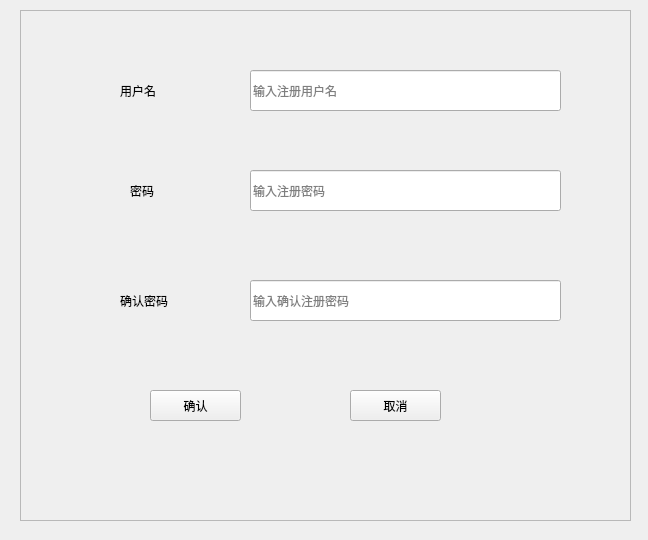
<?xml version="1.0" encoding="UTF-8"?>
<ui version="4.0">
 <class>Register</class>
 <widget class="QWidget" name="Register">
  <property name="geometry">
   <rect>
    <x>0</x>
    <y>0</y>
    <width>648</width>
    <height>540</height>
   </rect>
  </property>
  <property name="windowTitle">
   <string>Form</string>
  </property>
  <widget class="QFrame" name="frame">
   <property name="enabled">
    <bool>true</bool>
   </property>
   <property name="geometry">
    <rect>
     <x>20</x>
     <y>10</y>
     <width>611</width>
     <height>511</height>
    </rect>
   </property>
   <property name="frameShape">
    <enum>QFrame::StyledPanel</enum>
   </property>
   <property name="frameShadow">
    <enum>QFrame::Raised</enum>
   </property>
   <widget class="QLineEdit" name="usernameEdit">
    <property name="geometry">
     <rect>
      <x>230</x>
      <y>60</y>
      <width>311</width>
      <height>41</height>
     </rect>
    </property>
    <property name="styleSheet">
     <string notr="true">font: 12pt &quot;黑体&quot;;</string>
    </property>
    <property name="placeholderText">
     <string>输入注册用户名</string>
    </property>
   </widget>
   <widget class="QLabel" name="usernameLabel">
    <property name="geometry">
     <rect>
      <x>100</x>
      <y>70</y>
      <width>81</width>
      <height>21</height>
     </rect>
    </property>
    <property name="styleSheet">
     <string notr="true">font: 12pt &quot;黑体&quot;;</string>
    </property>
    <property name="text">
     <string>用户名</string>
    </property>
   </widget>
   <widget class="QLineEdit" name="passwordEdit">
    <property name="geometry">
     <rect>
      <x>230</x>
      <y>160</y>
      <width>311</width>
      <height>41</height>
     </rect>
    </property>
    <property name="styleSheet">
     <string notr="true">font: 12pt &quot;黑体&quot;;</string>
    </property>
    <property name="placeholderText">
     <string>输入注册密码</string>
    </property>
   </widget>
   <widget class="QLabel" name="passwordLabel">
    <property name="geometry">
     <rect>
      <x>110</x>
      <y>170</y>
      <width>81</width>
      <height>21</height>
     </rect>
    </property>
    <property name="styleSheet">
     <string notr="true">font: 12pt &quot;黑体&quot;;</string>
    </property>
    <property name="text">
     <string>密码</string>
    </property>
   </widget>
   <widget class="QLabel" name="confirmpasswordLabel">
    <property name="geometry">
     <rect>
      <x>100</x>
      <y>280</y>
      <width>111</width>
      <height>21</height>
     </rect>
    </property>
    <property name="styleSheet">
     <string notr="true">font: 12pt &quot;黑体&quot;;</string>
    </property>
    <property name="text">
     <string>确认密码</string>
    </property>
   </widget>
   <widget class="QLineEdit" name="confirmpasswordEdit">
    <property name="geometry">
     <rect>
      <x>230</x>
      <y>270</y>
      <width>311</width>
      <height>41</height>
     </rect>
    </property>
    <property name="styleSheet">
     <string notr="true">font: 12pt &quot;黑体&quot;;</string>
    </property>
    <property name="placeholderText">
     <string>输入确认注册密码</string>
    </property>
   </widget>
   <widget class="QPushButton" name="confirmButton">
    <property name="geometry">
     <rect>
      <x>130</x>
      <y>380</y>
      <width>91</width>
      <height>31</height>
     </rect>
    </property>
    <property name="styleSheet">
     <string notr="true">font: 12pt &quot;黑体&quot;;</string>
    </property>
    <property name="text">
     <string>确认</string>
    </property>
   </widget>
   <widget class="QPushButton" name="cancelButton">
    <property name="geometry">
     <rect>
      <x>330</x>
      <y>380</y>
      <width>91</width>
      <height>31</height>
     </rect>
    </property>
    <property name="styleSheet">
     <string notr="true">font: 12pt &quot;黑体&quot;;</string>
    </property>
    <property name="text">
     <string>取消</string>
    </property>
   </widget>
  </widget>
 </widget>
 <resources/>
 <connections/>
</ui>
